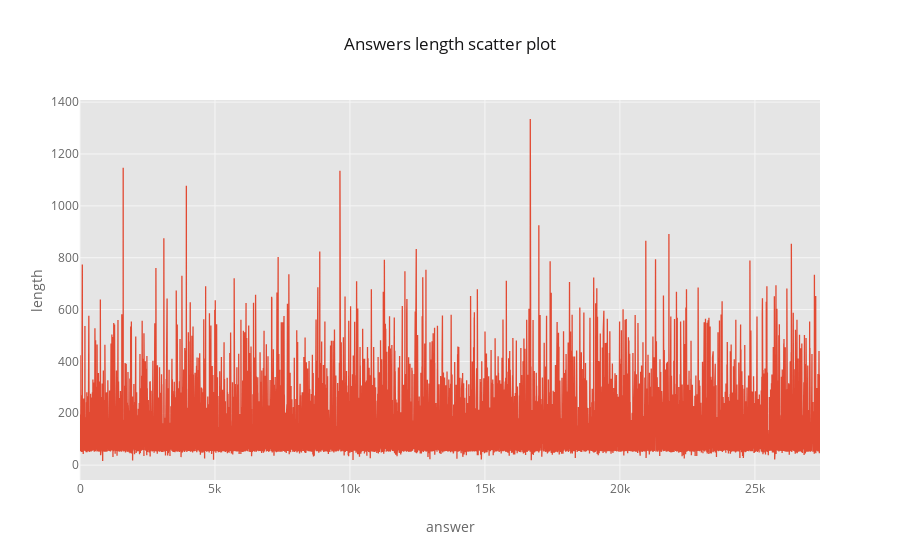

The code cell stored with this chart in its notebook:
### Markdown cell above
The mean of the answers length is 111.8 word! and the mean is 16, this means that the size of the answers we have is quite long. Let's investigate more it's distribution.

### Code cell
# The distribution of the length of questions 
l2a['answer_length'].iplot(kind='scatter', xTitle = 'answer', yTitle = 'length'
                                         , title='Answers length scatter plot')

### Figure 1 — Plotly figure (JSON) as saved in the notebook; plotly's stock layout.template omitted (floating-point values rounded to 4 significant figures; data arrays with more than 128 entries replaced by an {"elided": "..."} marker saying what was removed)
{"data": [{"line": {"color": "rgba(226, 74, 51, 1.0)", "dash": "solid", "shape": "linear", "width": 1.3}, "mode": "lines", "name": "answer_length", "text": "", "type": "scatter", "uid": "e5a3d6f7-7821-4d4e-be48-c60c98658c96", "x": {"elided": "27413 int values"}, "y": {"elided": "27413 int values"}}], "layout": {"legend": {"bgcolor": "#FFFFFF", "font": {"color": "#666666"}}, "paper_bgcolor": "#FFFFFF", "plot_bgcolor": "#E5E5E5", "title": {"font": {"color": "#151516"}, "text": "Answers length scatter plot"}, "xaxis": {"gridcolor": "#F6F6F6", "showgrid": true, "tickfont": {"color": "#666666"}, "title": {"font": {"color": "#666666"}, "text": "answer"}, "zerolinecolor": "#F6F6F6"}, "yaxis": {"gridcolor": "#F6F6F6", "showgrid": true, "tickfont": {"color": "#666666"}, "title": {"font": {"color": "#666666"}, "text": "length"}, "zerolinecolor": "#F6F6F6"}}}
